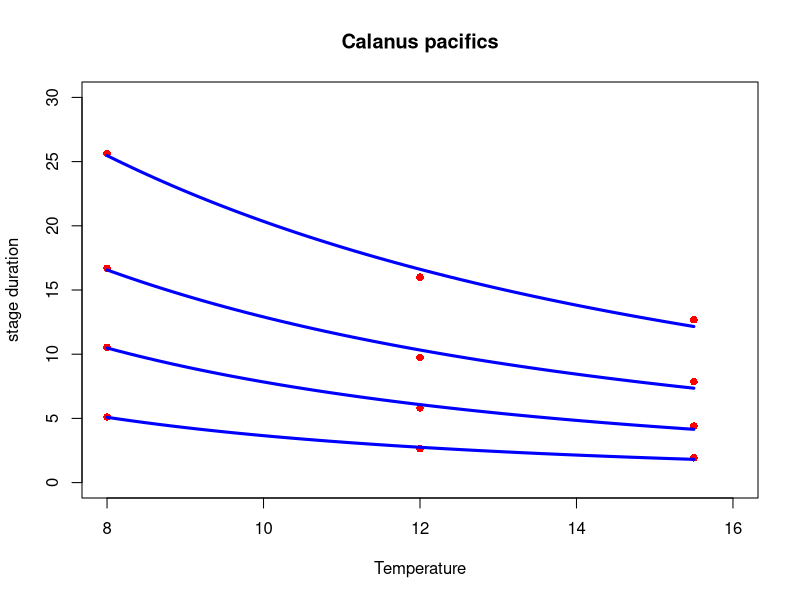

Generate this figure with R:
## ---- chunk 1
f <- function(x) sin(x) / x - 0.6 #identify target function
df <- function(x) (cos(x) * x - sin(x)) / x ^ 2 #derivative of target function

newton <- function(x0, tol = 0.000001, max = 1000) { #in this function, set up the innitial x, tolerance, and maximum trying times
  x_old <- x0 #set x0 as the prior x
  t <- 0 #recording the time this function has tried
  
  while (TRUE) { #keep doing this loop until it fit the condition
    x_new <- x_old - f(x_old) / df(x_old) #the equation of Newton method
    t <- t + 1
    
    if (abs(x_new - x_old) < tol) { #set up the tolerance
      cat("stop at", t, "times", "\n")
      return(x_new) #return the value and stop the loop
    }
    
    if (t >= max) { #set up an insurance when t is over the maximum trying times
      cat("over maximum time of trying") #mean that this equation has no answer
      return(NA)
    }
    
    x_old <- x_new #change the new x into old x for next loop
  }
}
## ---- chunk 2
# trying with different initial x
newton(1)
newton(2)
newton(3)
newton(4)
newton(5)
## ---- chunk 3
setwd("C:/Users/dan91/Rstudio/statistic-in-ecology/stat_data")
data <- read.table("VidalTvsDuration.txt", header=T, sep='\t')
## ---- chunk 4
b <- -2.05

Belehradek_SSE <- function(params, T, y, b){ #set up the function we are look for
  a <- params[1] #define as the first parameter, later will be used in optim function
  T0 <- params[2] #define as second parameter
  
  y_hat <- a * (T - T0) ^ b #the Belehradek’s equation
  sum((y- y_hat) ^ 2) #the least square error
}
## ---- chunk 5
plot(NULL, xlim = c(8, 16), ylim = c(0, 30), xlab = "Temperature", ylab = "stage duration", main = "Calanus pacifics") #open up an empty plot to draw the observation values and final curves

T_obs <- data$X.temperature #extract the temperature

for (i in 2:ncol(data)) {
  y_obs <- data[, i] #extract observation values at each stage
  
  min <- optim(c(1, 5), Belehradek_SSE, T = T_obs, y = y_obs, b = b) #use optim function to find the minimum of the square error
  #optim will generate a list with three part: the best parameters, the mimnum SSE, convergence or not
  a <- min$par[1] #extract the first part of optim list, the first parameter is the best a value
  T0 <- min$par[2] #same as a value
  
  points(T_obs, y_obs, col = "red", pch = 16) #point out the observed value on the empty plot
  
  T_seq <- seq(min(T_obs), max(T_obs), length.out = 100) #generate a sequence of temperature so that the curve can be smooth
  y_min <- a * (T_seq - T0)^b #calculate every result of the temperature sequence
  lines(T_seq, y_min, col = "blue", lwd = 3) #draw the line on the empty plot
}
